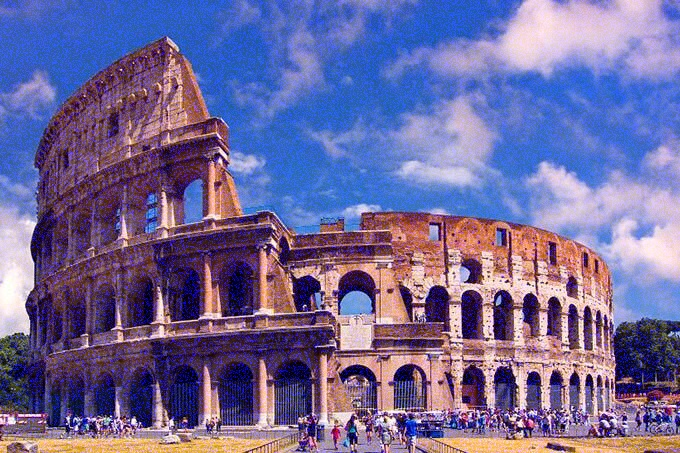
#> input picture 1 Noinsing and denoising mini projects/Noising And Denoising Project/denoise/GaussianNoisy.jpg, 680 x 453 px, found by its file name
$ python fastNlMeansDenoisingColored.py
#> lines starting #> are read from the running program, lines starting #| are printed output that depends on the picture
import cv2
import matplotlib.pyplot as plt
import numpy as np

# reading the img
GaussianNoisyImg = cv2.imread('GaussianNoisy.jpg')
#> GaussianNoisyImg is the input picture: shape (453, 680, 3); mean B, G, R 153.7, 105.2, 113.4
ImpulsiveNoisyImg = cv2.imread('ImpulsiveNoisy.jpg')
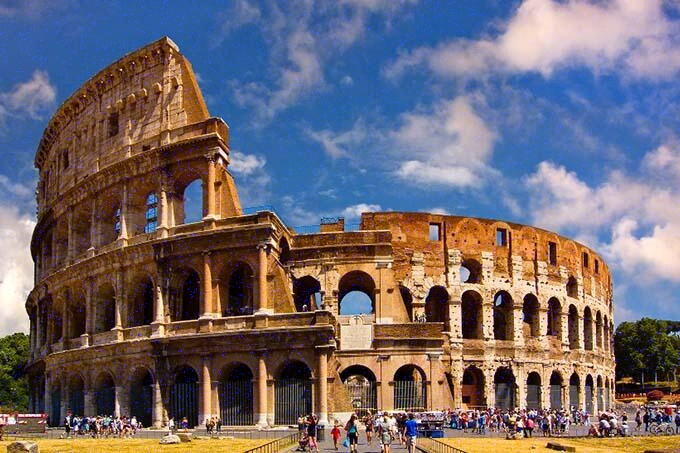
#> input picture 1 Noinsing and denoising mini projects/Noising And Denoising Project/denoise/ImpulsiveNoisy.jpg, 680 x 453 px, found by its file name
#> ImpulsiveNoisyImg is the input picture: shape (453, 680, 3); mean B, G, R 112.2, 105.2, 113.4
UniformNoisyImg = cv2.imread('UniformNoisy.jpg')
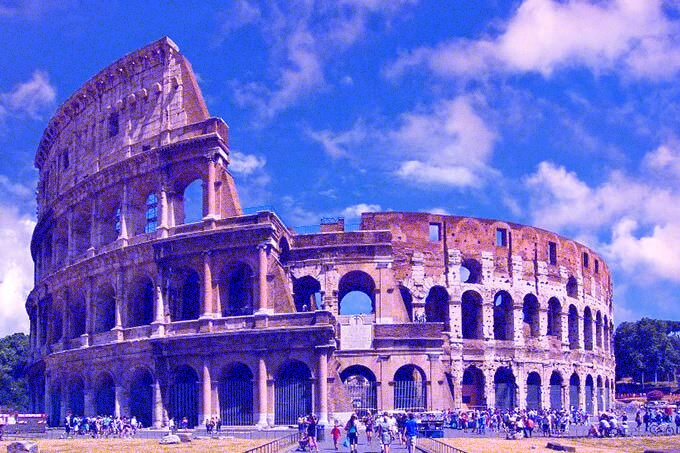
#> input picture 1 Noinsing and denoising mini projects/Noising And Denoising Project/denoise/UniformNoisy.jpg, 680 x 453 px, found by its file name
#> UniformNoisyImg is the input picture: shape (453, 680, 3); mean B, G, R 200.9, 105.2, 113.5

# checking the img
print(GaussianNoisyImg.shape)
#| (453, 680, 3)
print(ImpulsiveNoisyImg.shape)
#| (453, 680, 3)
print(UniformNoisyImg.shape)
#| (453, 680, 3)

# Applying the filter
fastNIMeansColoredGaussianDeNoised = cv2.fastNlMeansDenoisingColored(GaussianNoisyImg, None, 20, 20, 7, 21)
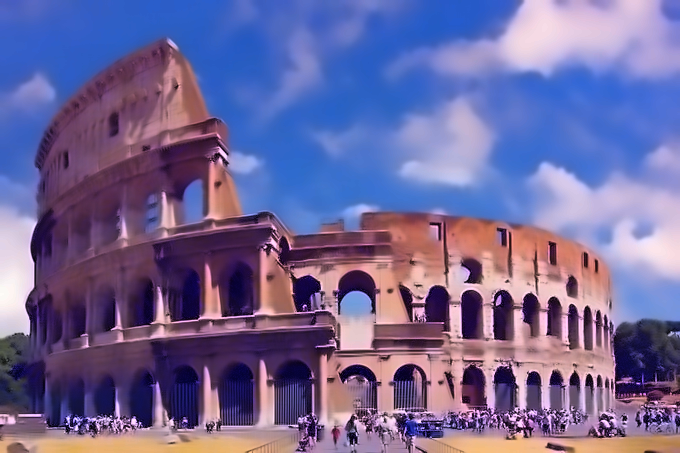
#> fastNIMeansColoredGaussianDeNoised: shape (453, 680, 3); mean B, G, R 152, 103.5, 113.6
fastNIMeansColoredImpulsiveDeNoised = cv2.fastNlMeansDenoisingColored(ImpulsiveNoisyImg, None, 20, 20, 7, 21)
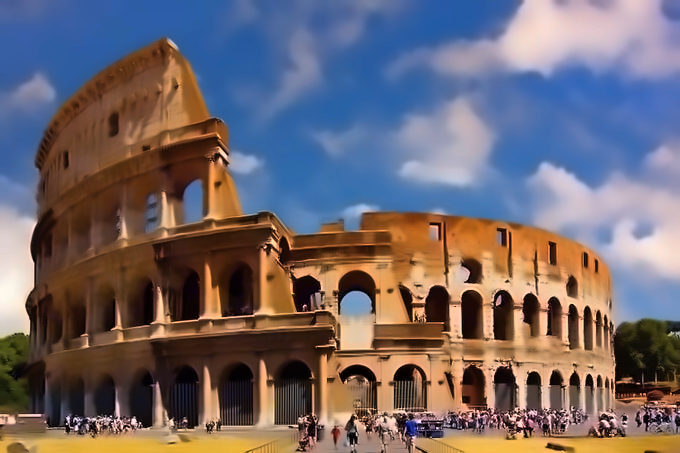
#> fastNIMeansColoredImpulsiveDeNoised: shape (453, 680, 3); mean B, G, R 108.9, 103.6, 114
fastNIMeansColoredUniformDeNoised = cv2.fastNlMeansDenoisingColored(UniformNoisyImg, None, 20, 20, 7, 21)
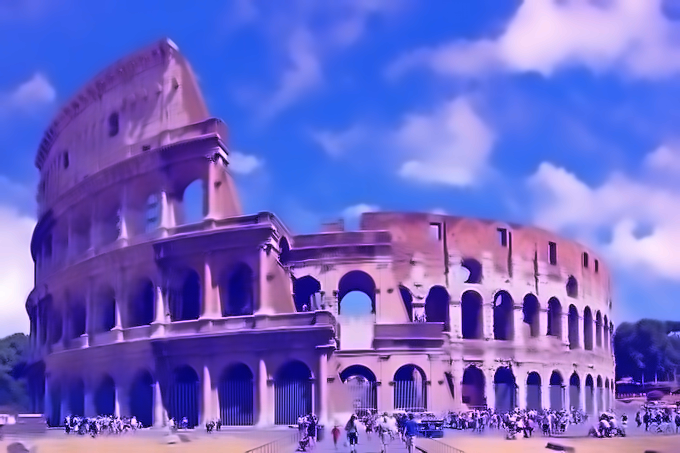
#> fastNIMeansColoredUniformDeNoised: shape (453, 680, 3); mean B, G, R 199.7, 103.5, 113.5

# saving the img
cv2.imwrite('fastNIMeansColoredGaussianDeNoised.jpg', fastNIMeansColoredGaussianDeNoised)
cv2.imwrite('fastNIMeansColoredImpulsiveDeNoised.jpg', fastNIMeansColoredImpulsiveDeNoised)
cv2.imwrite('fastNIMeansColoredUniformDeNoised.jpg', fastNIMeansColoredUniformDeNoised)

# checking if everything is ok
print('***fininshed***'*3)
